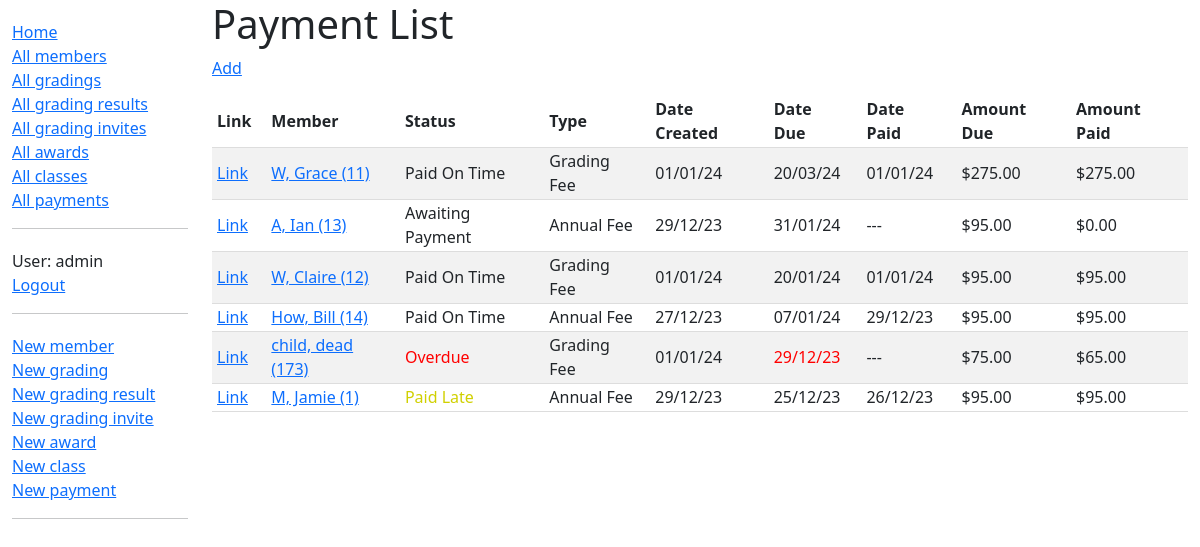
The page /dashboard/payments/ (signed in) on the database as committed earlier.
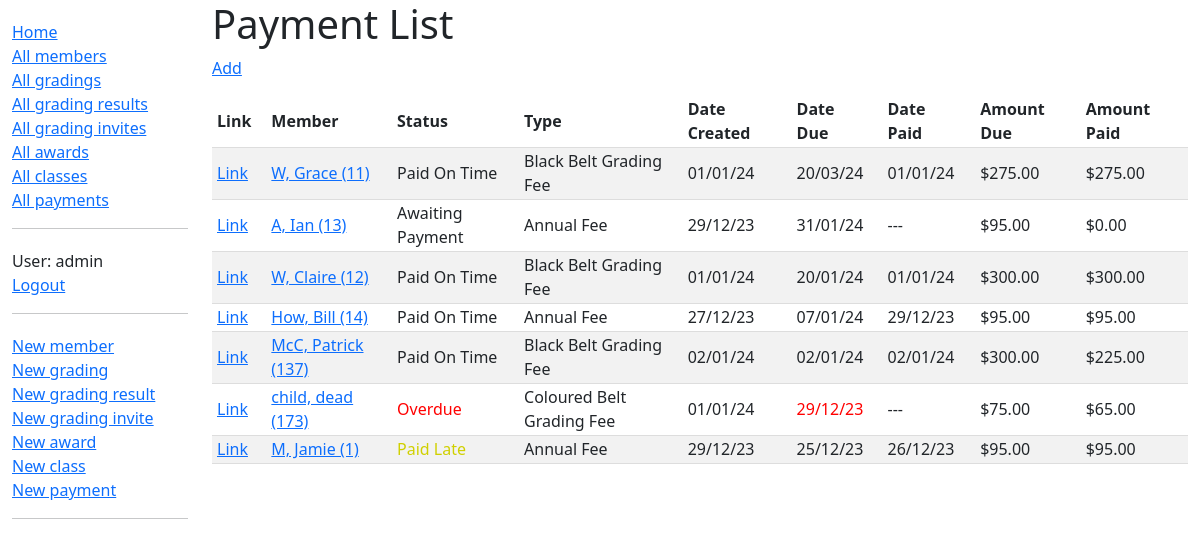
The same page on the database as committed later.
### dashboard/models.py (models this page shows, shortened)
class Payment(models.Model):
    member = models.ForeignKey(Member, help_text='Who needs to pay this?', on_delete=models.PROTECT)
    paymenttype = models.ForeignKey('PaymentType', help_text='What type of payment is this?', null=True, on_delete=models.SET_NULL, verbose_name='Payment type')
    date_created = models.DateTimeField(default=timezone.now)
    date_due = models.DateTimeField(default=time_in_a_month)
    date_paid_in_full = models.DateTimeField(null=True, blank=True)
    amount_due = models.DecimalField(max_digits=7, decimal_places=2, help_text='Amount to be paid, in $', default=0)
    amount_paid = models.DecimalField(max_digits=7, decimal_places=2, help_text='Amount currently paid, in $', default=0)
    class Meta:
        ordering = ['-date_due', 'paymenttype']
    def get_absolute_url(self):
        return reverse('payment-detail', args=[str(self.id)])
    @property
    def is_past_due(self):
        return self.date_due < timezone.now()
    def get_payment_status(self):
        if self.is_past_due and self.date_paid_in_full == None:
            return "Overdue"
        elif self.date_paid_in_full:
            if self.date_paid_in_full > self.date_due:
                return "Paid Late"
            else:
                return "Paid On Time"
        else:
            return "Awaiting Payment"

class Member(models.Model):
    first_name = models.CharField(max_length=50)
    last_name = models.CharField(max_length=50)
    idnumber = models.SmallIntegerField(verbose_name="ID Number")
    address_line_1 = models.CharField(max_length=200, help_text="Unit, Street Number and Name", blank=True)
    address_line_2 = models.CharField(max_length=200, help_text="Suburb", blank=True)
    address_line_3 = models.CharField(max_length=4, help_text="Postcode", blank=True)
    date_of_birth = models.DateField()
    belt = models.CharField(max_length=50, choices=BELT_CHOICES, blank=True)
    email = models.EmailField()
    phone = models.CharField(max_length=100)
    team_leader_instructor = models.CharField(max_length=2, choices=TL_INST_RANKS, blank=True, verbose_name="Team Leader/Instructor")
    active = models.BooleanField(default=True)
    class Meta:
        ordering = ['-belt','idnumber']
    def __str__(self):
        return f'{self.last_name}, {self.first_name} ({self.idnumber})'
    def get_absolute_url(self):
        return reverse('member-detail', args=[str(self.id)])

class PaymentType(models.Model):
    name = models.CharField(max_length=200)
    standard_amount = models.DecimalField(max_digits=7, decimal_places=2, help_text='Standard amount to be paid, in $', default=0)
    def __str__(self):
        return f'{self.name}'

### dashboard/views.py (the view)
# urls.py: path('payments/', views.PaymentListView.as_view(), name='payments'),
class PaymentListView(LoginRequiredMixin, generic.ListView):
    model = Payment
    paginate_by = 25

### dashboard/templates/dashboard/payment_list.html
{% extends "base_generic.html" %}
{% block content %}
  <h1>Payment List</h1>
  <p><a href="{% url 'add-payment' %}">Add</a></p>
  {% if payment_list %}
  <table>
    <tr>
        <th>Link</th>
        <th>Member</th>
        <th>Status</th>
        <th>Type</th>
        <th>Date Created</th>
        <th>Date Due</th>
        <th>Date Paid</th>
        <th>Amount Due</th>
        <th>Amount Paid</th>
    </tr>
    {% for p in payment_list %}
      <tr>
        <td><a href="{{ p.get_absolute_url }}">Link</a></td>
        <td><a href="{{ p.member.get_absolute_url }}">{{ p.member }}</a></td>
        <td{% if p.get_payment_status == 'Overdue' %} style="color:red;"{% elif p.get_payment_status == 'Paid Late' %} style="color:#d0d000;"{% endif %}>{{ p.get_payment_status }}</td>
        <td>{{ p.paymenttype }}</td>
        <td>{{ p.date_created|date:"d/m/y" }}</td>
        <td{% if p.is_past_due %}{% if p.date_paid_in_full is None %} style="color:red;"{% endif %}{% endif %}>{{ p.date_due|date:"d/m/y" }}</td>
        <td>{% if p.date_paid_in_full %}{{ p.date_paid_in_full|date:"d/m/y" }}{% else %}---{% endif %}</td>
        <td>${{ p.amount_due }}</td>
        <td>${{ p.amount_paid }}</td>
      </tr>
    {% endfor %}
</table>
  {% else %}
    <p>There are no payments.</p>
  {% endif %}
{% endblock %}

### dashboard/templates/base_generic.html (shortened to what this page needs)
<!DOCTYPE html>
<html lang="en">
<head>
  <link href="https://cdn.jsdelivr.net/npm/bootstrap@5.1.3/dist/css/bootstrap.min.css" rel="stylesheet">
  {% load static %}
  <link rel="stylesheet" href="{% static 'css/styles.css' %}">
</head>
<body>
  <div class="container-fluid">
    <div class="row">
      <div class="col-sm-2">
      {% block sidebar %}
        <ul class="sidebar-nav">
          <li><a href="{% url 'index' %}">Home</a></li>
          <li><a href="{% url 'members' %}">All members</a></li>
          <li><a href="{% url 'gradings' %}">All gradings</a></li>
          <li><a href="{% url 'gradingresults' %}">All grading results</a></li>
          <li><a href="{% url 'gradinginvites' %}">All grading invites</a></li>
          <li><a href="{% url 'awards' %}">All awards</a></li>
          <li><a href="{% url 'classes' %}">All classes</a></li>
          <li><a href="{% url 'payments' %}">All payments</a></li>
        </ul>
        <hr>
        <ul class="sidebar-nav">
        {% if user.is_authenticated %}
            <li>User: {{ user.get_username }}</li>
            <li><a href="{% url 'logout' %}?next={{ request.path }}">Logout</a></li>
          </ul>
          <hr>
          <ul class="sidebar-nav">
            <li><a href="{% url 'add-member' %}">New member</a></li>
            <li><a href="{% url 'add-grading' %}">New grading</a></li>
            <li><a href="{% url 'add-grading-result' %}">New grading result</a></li>
            <li><a href="{% url 'add-grading-invite' %}">New grading invite</a></li>
            <li><a href="{% url 'add-award' %}">New award</a></li>
            <li><a href="{% url 'add-class' %}">New class</a></li>
            <li><a href="{% url 'add-payment' %}">New payment</a></li>
          </ul>
        {% else %}
          <li><a href="{% url 'login' %}?next={{ request.path }}">Login</a></li>
        {% endif %}
        <hr>
     {% endblock %}
      </div>
      <div class="col-sm-10 ">{% block content %}{% endblock %}
      </div>
    </div>
  </div>
</body>
</html>

### dashboard/static/css/styles.css (style rules this page uses)
.sidebar-nav { margin-top: 20px; padding: 0; list-style: none; }
th, td { border-bottom: 1px solid #ddd; text-align: left; padding-right: 15px; padding-left: 5px; padding-bottom: 2px; }
tr:nth-child(even) { background-color: #f2f2f2; }

Rows that differ between the two databases and show on the page:
changed Payment "W, Grace (11)": paymenttype "Grading Fee" → "Black Belt Grading Fee"
changed Payment "W, Claire (12)": paymenttype "Grading Fee" → "Black Belt Grading Fee"; amount_due "95.00" → "300.00"; amount_paid "95.00" → "300.00"
added Payment: member "McC, Patrick (137)", get_payment_status "Paid On Time", paymenttype "Black Belt Grading Fee", date_created "02/01/24", date_due "02/01/24", date_paid_in_full "02/01/24", amount_due "300.00", amount_paid "225.00"
changed through a linked row, Payment "Overdue": paymenttype "Grading Fee" → "Coloured Belt Grading Fee"
